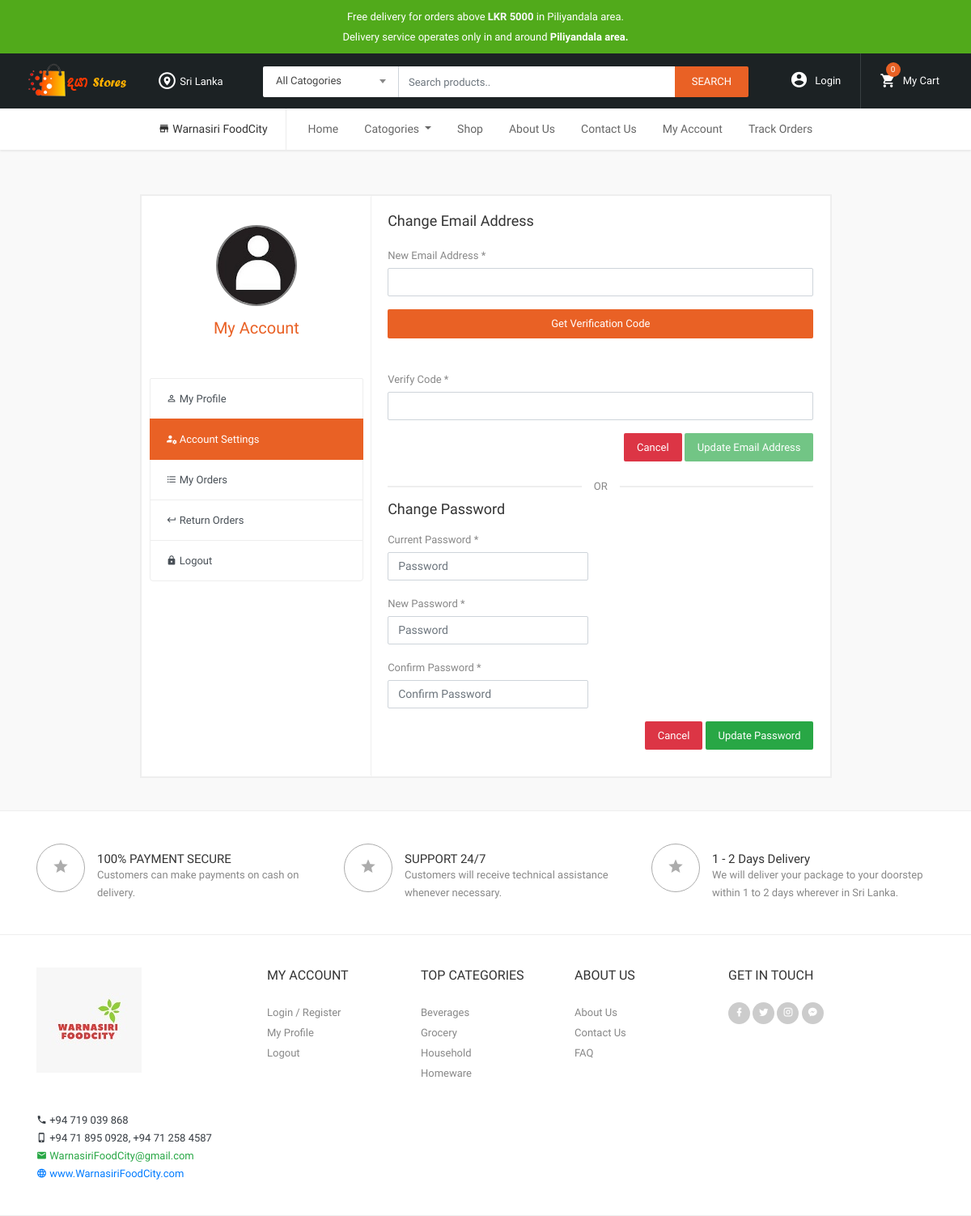
/Account-Settings.php, run on the app's committed database.
### tables this page shows
CREATE TABLE `tbl_boxes` (
  `box_id` int(11) NOT NULL,
  `box_heading` varchar(100) NOT NULL,
  `box_text` varchar(1000) NOT NULL
);

### assets/functions.php (the view, shortened to what this page needs)
<?php
$db = mysqli_connect("localhost","root","","dayaStore");
function getAllIdeaBoxes(){
     global $db;
    $get_all_Boxes = "select * from tbl_boxes";
    $result_boxes = mysqli_query($db,$get_all_Boxes);
    while($row_Boxes=mysqli_fetch_array($result_boxes)){
        $box_heading = $row_Boxes['box_heading'];
        $box_text = $row_Boxes['box_text'];
        echo "
        <div class='col-lg-4 col-sm-6'>
                  <div class='feature-box'>
                     <i class='mdi mdi-star'></i>
                     <h6>$box_heading</h6>
                     <p>$box_text</p>
                  </div>
               </div>
        ";
    }
}
?>

### css/style.css (style rules this page uses)
body { background-color: #f9f9f9; font-size: 13px; font-family: 'Maven Pro', sans-serif; line-height: 25px; color: #888; }
h1, h2, h3, h4, h5, h6 { color: #333; }
p { font-size: 13px; line-height: 22px; color:#888; }
.feature-box p { margin: 0; }
.feature-box h6 { font-size: 15px; font-weight: 200; margin: 0; padding: 10px 0 0; }
.feature-box .mdi { border: 1px solid #acacac; border-radius: 50px; color: #acacac; display: inline-block; float: left; font-size: 21px; height: 60px; line-height: 56px; margin: 0 15px 0 0; text-align: center; width: 60px; }

### data on the page
tbl_boxes: box_heading "100% PAYMENT SECURE", box_text "Customers can make payments on cash on delivery."
tbl_boxes: box_heading "SUPPORT 24/7", box_text "Customers will receive technical assistance whenever necessary."
tbl_boxes: box_heading "1 - 2 Days Delivery", box_text "We will deliver your package to your doorstep within 1 to 2 days wherever in Sri Lanka."
